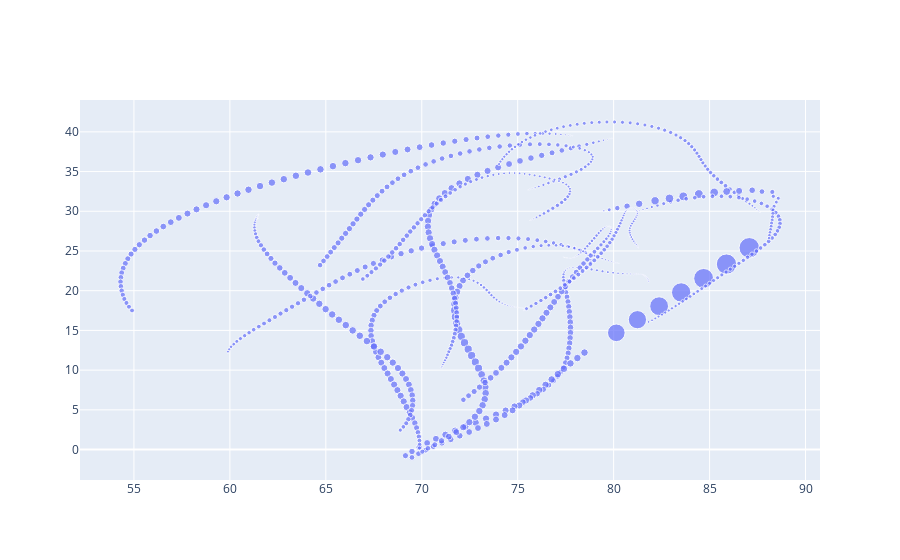

Write notebook code for a chart like this one.
### Code cell
import plotly.graph_objects as go

fig = go.Figure(data=go.Scatter(
    x=test_play.x,
    y=test_play.y,
    mode='markers',
#     marker_color = test_play.team,
    marker=dict(size=test_play.s)
))

fig.show()

### Figure 1 — Plotly figure (JSON) as saved in the notebook; plotly's stock layout.template omitted (floating-point values rounded to 4 significant figures; data arrays with more than 128 entries replaced by an {"elided": "..."} marker saying what was removed)
{"data": [{"marker": {"size": {"elided": "1050 float values"}}, "mode": "markers", "type": "scatter", "x": {"elided": "1050 float values"}, "y": {"elided": "1050 float values"}}], "layout": {}}
